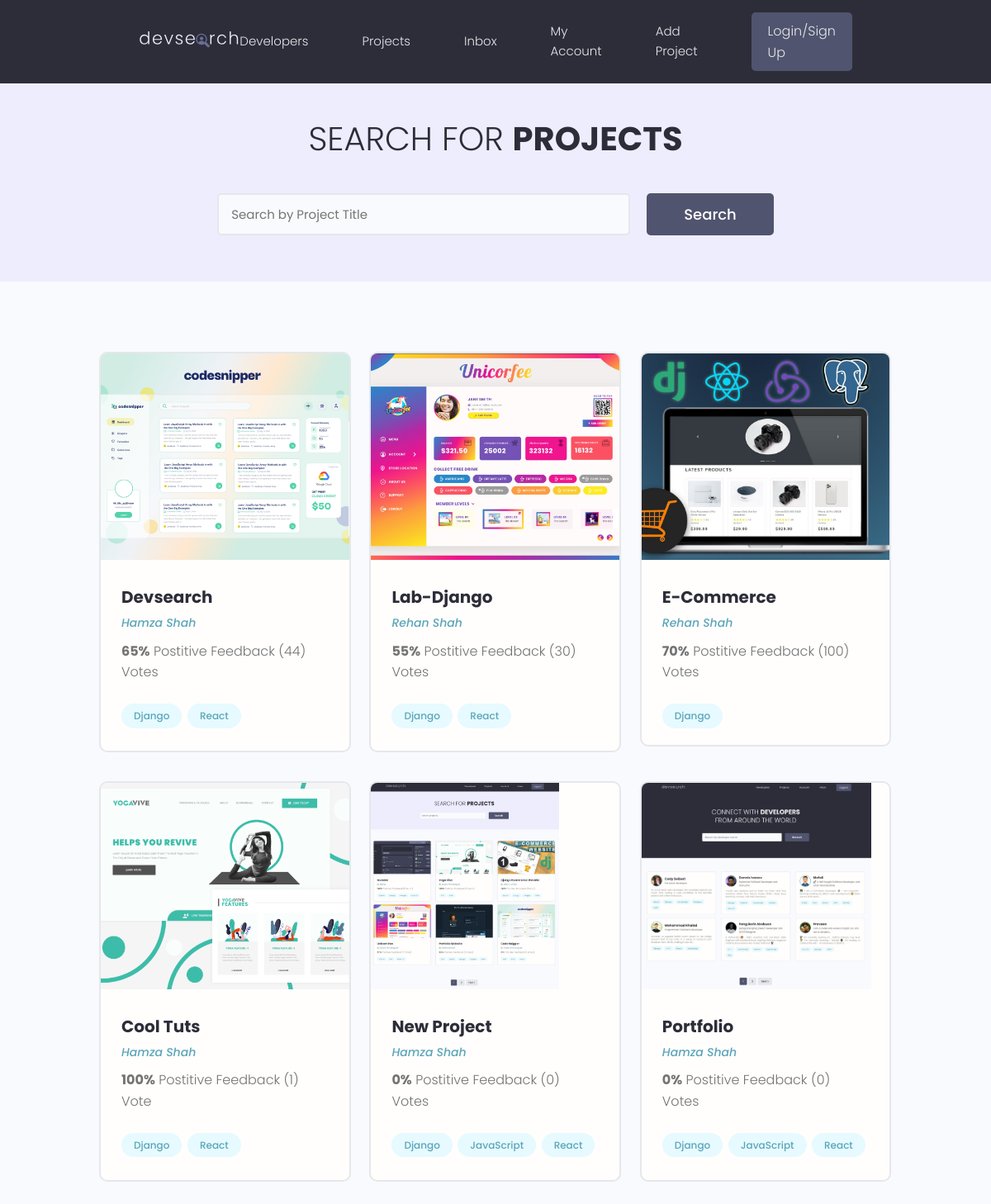
/projects/, run on the app's committed database.
### projects/models.py (models this page shows, shortened)
class Project(models.Model):
    owner = models.ForeignKey(Profile, null=True, blank=True, on_delete=models.SET_NULL)
    id = models.UUIDField(default=uuid.uuid4, unique=True, primary_key=True, editable=False)
    title = models.CharField(max_length=255)
    featured_image = models.ImageField(null=True, blank=True, default='default.jpg')
    description = models.TextField(null=True, blank=True) # null(db) blank(form)
    demo_link = models.CharField(max_length=2000, blank=True, null=True)
    source_link = models.CharField(max_length=200, null=True, blank=True)
    tags = models.ManyToManyField('Tag', blank=True)
    vote_total = models.IntegerField(default=0, null=True, blank=True)
    vote_ratio = models.IntegerField(default=0, null=True, blank=True)
    created = models.DateTimeField(auto_now_add=True)

class Tag(models.Model):
    name = models.CharField(max_length=200)
    created = models.DateTimeField(auto_now_add=True)
    id = models.UUIDField(default=uuid.uuid4,unique=True, primary_key=True, editable=False)
    def __str__(self) -> str:
        return self.name

### users/models.py (models this page shows, shortened)
class Profile(models.Model):
    user = models.OneToOneField(User, on_delete=models.CASCADE, null=True, blank=True)
    name = models.CharField(max_length=200, blank=True, null=True)
    email = models.EmailField(max_length=500,  blank=True, null=True)
    username = models.CharField(max_length=200, blank=True, null=True)
    location = models.CharField(max_length=200, blank=True, null=True)
    short_intro = models.CharField(max_length=200, blank=True, null=True)
    bio = models.TextField(blank=True, null=True)
    profile_image = models.ImageField(null=True, blank=True, upload_to='profiles/', default='profiles/user-default.png')
    social_github = models.CharField(max_length=200, blank=True, null=True)
    social_twitter = models.CharField(max_length=200, blank=True, null=True)
    social_linkedin = models.CharField(max_length=200, blank=True, null=True)
    social_youtube = models.CharField(max_length=200, blank=True, null=True)
    social_website = models.CharField(max_length=200, blank=True, null=True)
    created = models.DateTimeField(auto_now_add=True)
    id = models.UUIDField(default=uuid.uuid4, unique=True, primary_key=True, editable=False)

### projects/views.py (the view)
# urls.py: path('projects/', include('projects.urls')),
def projects(request):
    ProjectList = Project.objects.all()
    return render(request, 'projects/projects.html', {'projects': ProjectList})

### projects/templates/projects/projects.html (shortened to what this page needs)
{% extends 'main.html' %}
{% block content %}
  <main class="projects">
    <section class="hero-section text-center">
      <div class="container container--narrow">
        <div class="hero-section__box">
          <h2>Search for <span>Projects</span></h2>
        </div>
        <div class="hero-section__search">
          <form class="form" action="#" method="get">
            <div class="form__field">
              <input class="input input--text" id="formInput#search" type="text" name="text"
                placeholder="Search by Project Title" />
            </div>
            <input class="btn btn--sub btn--lg" type="submit" value="Search" />
          </form>
        </div>
      </div>
    </section>
    <section class="projectsList">
      <div class="container">
        <div class="grid grid--three">
        {% for project in projects %}
          <div class="column">
            <div class="card project">
              <a href="{% url 'project' project.id %}" class="project">
                <img class="project__thumbnail" src="{{ project.featured_image.url  }}" alt="project thumbnail" />
                <div class="card__body">
                  <h3 class="project__title">{{project.title|title}}</h3>
                  <p><a class="project__author" href="{% url 'user-profile' project.owner.id %}">{{project.owner.name}}</a></p>
                  <p class="project--rating">
                    <span style="font-weight: bold;">{{project.vote_ratio}}%</span> Postitive
                    Feedback ({{project.vote_total}}) Vote{{project.vote_total|pluralize:"s"}}
                  </p>
                  <div class="project__tags">
                      {% for tag in project.tags.all %}
                    <span class="tag tag--pill tag--main">
                      <small>{{tag}}</small>
                    </span>
                      {% endfor %}
                  </div>
                </div>
              </a>
            </div>
          </div>
          {% endfor %}
        </div>
      </div>
    </section>
  </main>
{% endblock content %}

### static/styles/app.css (style rules this page uses)
:root { --color-sub: #2d2d39; }
.btn--sub { background-color: var(--color-sub-light); }
.card { border: 2px solid var(--color-light); }
img { width: 100%; }
.hero-section { height: 40vh; display: flex; align-items: center; background-color: var(--color-sub); }
.hero-section__box { margin-bottom: 4rem; }
.hero-section__box > h2, .hero-section__box > h2 > span { font-size: 4rem; color: var(--color-light); line-height: 1.3; text-transform: uppercase; }
.hero-section__box > h2 { font-weight: 300; }
.hero-section__box > h2 > span { font-weight: 700; }
.hero-section__search > .form { display: flex; align-items: center; justify-content: center; gap: 2rem; }
.hero-section__search > .form input.input--text { width: 50rem; }
.project__author { font-size: 1.4rem; font-style: italic; }
.project--rating { margin-bottom: 1.6em; margin-top: .5em; }
.projects > .hero-section { background: var(--color-sub-lighter); height: 30vh; }
.projects .hero-section__box { margin-bottom: 2.5rem; }
.projects .hero-section__box > h2 { color: var(--color-sub); }
.projects .hero-section__box > h2 > span { font-weight: 700; color: var(--color-sub); }
.projectsList { margin-top: 8rem; }
.project__thumbnail { height: 25rem; object-fit: cover; object-position: top center; }
.project__title { font-size: 2rem; font-weight: 700; color: var(--color-sub); }

### static/uikit/styles/modules/_variables.css (style rules this page uses)
:root { --color-main: #5aa5b9; --color-main-light: #e6faff; --color-sub: #3f4156; --color-sub-light: #51546e; --color-sub-lighter: #ededfd; --color-text: #737373; --color-gray: #8b8b8b; --color-light: #e5e7eb; --color-light-gray: #767676; --color-bg: #f8fafd; --color-white: #fffefd; --color-white-light: #f3f3f3; --color-success: #359e64; --color-success-bg: #def8e8; --color-error: #fc4b0b; --color-error-bg: #fff2ee; --font-base: 'Poppins', arial, helvetica, 'Segoe UI', roboto, ubuntu, sans-serif; --font-monospace: 'Fira Code', 'Courier New', courier, monospace; --font-regular: 300; --font-medium: 500; --font-bold: 700; --generic-shadow: 1px 1px 5px #00000010; --generic-transition: all 0.3s ease-in-out; }

### static/uikit/styles/modules/_base.css (style rules this page uses)
* { margin: 0; padding: 0; box-sizing: border-box; text-rendering: optimizeLegibility; color: inherit; font-size: inherit; }
html { font-size: 50%; }
@media only screen and (min-width: 480px) { html { font-size: 56.25%; } }
@media only screen and (min-width: 1200px) { html { font-size: 62.5%; } }
body { line-height: 1.6; font-weight: 400; font-size: 1.5rem; color: var(--color-text); background-color: var(--color-bg); min-height: 100vh; }

### static/uikit/styles/modules/_typography.css (style rules this page uses)
* { font-family: var(--font-base); }
h2 { font-size: 3.6rem; font-weight: var(--font-bold); }
h3 { font-size: 3.2rem; font-weight: var(--font-medium); }
p, span, strong { font-size: 1.6rem; color: var(--color-text); font-weight: var(--font-regular); }
a { padding-bottom: 2px; text-decoration: none; display: inline-block; color: var(--color-main); font-weight: var(--font-medium); }

### static/uikit/styles/modules/_utilities.css (style rules this page uses)
.container { width: 92%; max-width: 165rem; margin: 0 auto; box-sizing: border-box; }
.container--narrow { width: 92%; max-width: 120rem; }
@media screen and (min-width: 1000px) { .container { width: 90%; } }
@media screen and (min-width: 1000px) { .container--narrow { width: 85%; } }
@media screen and (min-width: 1200px) { .container { width: 80%; } }
@media screen and (min-width: 1200px) { .container--narrow { width: 72%; } }
.text-center { text-align: center; }

### static/uikit/styles/modules/_button.css (style rules this page uses)
.btn { display: inline-block; position: relative; cursor: pointer; background-color: var(--color-light); font-weight: var(--font-medium); color: var(--color-sub); text-decoration: none; padding: 1rem 2rem; border-radius: 0.5rem; border: none; width: -webkit-fit-content; width: -moz-fit-content; width: fit-content; height: -webkit-fit-content; height: -moz-fit-content; height: fit-content; font-size: 1.6rem; outline-width: 0; outline-color: transparent; -webkit-backface-visibility: hidden; backface-visibility: hidden; transition: all 0.3s ease-in-out; }
.btn--sub { background-color: var(--color-sub); color: var(--color-white); }
.btn--lg { font-size: 1.8rem; padding: 1.2rem 4.5rem; }

### static/uikit/styles/modules/_card.css (style rules this page uses)
.card { border-radius: 1rem; background-color: var(--color-white); border: 1.5px solid var(--color-light); width: auto; height: auto; margin-top: 0.5rem; margin-bottom: 0.5rem; overflow: hidden; }
.card__body, .card__header { padding: 2rem 2.5rem; }

### data on the page
Project: featured_image (picture), title "Devsearch", owner.name "Hamza Shah", vote_ratio "65", vote_total "44"
Tag: name "Django"
Tag: name "React"
Project: featured_image (picture), title "Lab-Django", owner.name "Rehan Shah", vote_ratio "55", vote_total "30"
Project: featured_image (picture), title "E-Commerce", owner.name "Rehan Shah", vote_ratio "70", vote_total "100"
Project: featured_image (picture), title "Cool Tuts", owner.name "Hamza Shah", vote_ratio "100", vote_total "1"
Project: featured_image (picture), title "New Project", owner.name "Hamza Shah", vote_ratio "0", vote_total "0"
Tag: name "JavaScript"
Project: featured_image (picture), title "Portfolio", owner.name "Hamza Shah", vote_ratio "0", vote_total "0"
